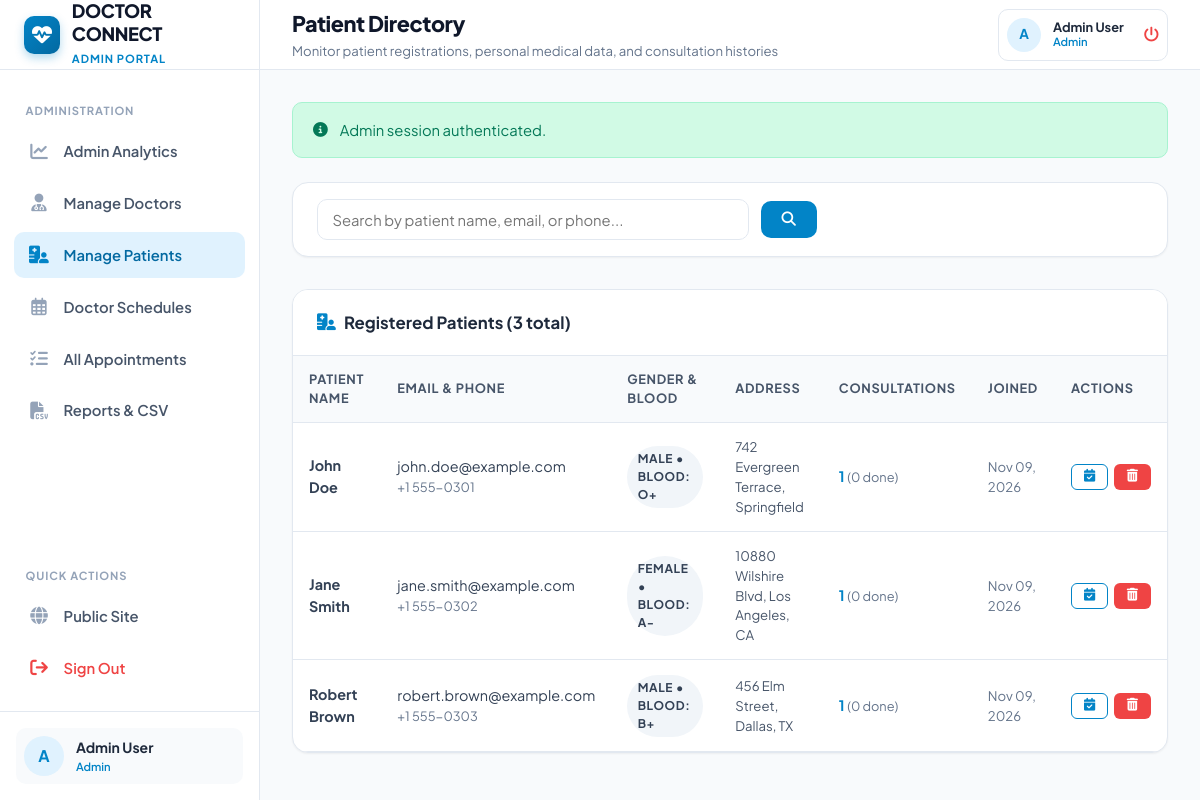
Screenshot of /admin/patients.php (signed in) with the database file from the repository.
### tables this page shows
CREATE TABLE `users` (
  `id` INT AUTO_INCREMENT PRIMARY KEY,
  `name` VARCHAR(100) NOT NULL,
  `email` VARCHAR(150) NOT NULL UNIQUE,
  `password` VARCHAR(255) NOT NULL,
  `role` ENUM('patient', 'doctor', 'admin') NOT NULL DEFAULT 'patient',
  `phone` VARCHAR(30) NULL,
  `gender` ENUM('male', 'female', 'other') DEFAULT 'male',
  `date_of_birth` DATE NULL,
  `blood_group` VARCHAR(10) NULL,
  `address` TEXT NULL,
  `profile_image` VARCHAR(255) NULL,
  `created_at` TIMESTAMP DEFAULT CURRENT_TIMESTAMP,
  `updated_at` TIMESTAMP DEFAULT CURRENT_TIMESTAMP ON UPDATE CURRENT_TIMESTAMP,
  INDEX `idx_user_role` (`role`),
  INDEX `idx_user_email` (`email`)
);

### includes/functions.php (called while the page is built, shortened)
<?php
function sanitize_input(?string $data): string
{
    return htmlspecialchars(trim($data), ENT_QUOTES, 'UTF-8');
}
function e(?string $data): string
{
    return htmlspecialchars((string) ($data ?? ''), ENT_QUOTES, 'UTF-8');
}
function format_date(?string $dateStr): string
{
    return date('M d, Y', strtotime($dateStr));
}

### admin/patients.php (the view, shortened to what this page needs)
<?php
$pdo = get_db_connection();
$search = sanitize_input($_GET['search'] ?? '');
$sql = "SELECT u.*,
        COUNT(a.id) AS total_appointments,
        SUM(CASE WHEN a.status = 'completed' THEN 1 ELSE 0 END) AS completed_appointments
        FROM users u
        LEFT JOIN appointments a ON u.id = a.patient_id
        WHERE u.role = 'patient'";
$params = [];
$sql .= " GROUP BY u.id ORDER BY u.created_at DESC";
$stmt = $pdo->prepare($sql);
$stmt->execute($params);
$patients = $stmt->fetchAll();
require_once __DIR__ . '/../includes/header.php';
?>
<div class="card" style="margin-bottom: 2rem;">
    <div class="card-body" style="padding: 1rem 1.5rem;">
        <form method="GET" action="patients.php" style="display: flex; gap: 0.75rem; align-items: center; max-width: 500px;">
            <input type="text" name="search" class="form-control" placeholder="Search by patient name, email, or phone..." value="<?= e($search); ?>">
            <button type="submit" class="btn btn-primary"><i class="fa-solid fa-magnifying-glass"></i></button>
        </form>
    </div>
</div>
<div class="card">
    <div class="card-header">
        <div class="card-title">
            <i class="fa-solid fa-hospital-user" style="color: var(--primary);"></i>
            Registered Patients (<?= count($patients); ?> total)
        </div>
    </div>
    <div class="table-responsive">
        <table class="table">
            <thead>
                <tr>
                    <th>Patient Name</th>
                    <th>Email & Phone</th>
                    <th>Gender & Blood</th>
                    <th>Address</th>
                    <th>Consultations</th>
                    <th>Joined</th>
                    <th>Actions</th>
                </tr>
            </thead>
            <tbody>
                <?php if (empty($patients)): ?>
                    <tr><td colspan="7" style="text-align: center; padding: 2.5rem; color: var(--slate-400);">No patients found.</td></tr>
                <?php else: ?>
                    <?php foreach ($patients as $p): ?>
                        <tr>
                            <td>
                                <strong><?= e($p['name']); ?></strong>
                            </td>
                            <td>
                                <div><?= e($p['email']); ?></div>
                                <div style="font-size: 0.8rem; color: var(--slate-500);"><?= e($p['phone'] ?: 'No phone'); ?></div>
                            </td>
                            <td>
                                <span class="badge" style="background: var(--slate-100); color: var(--slate-700);">
                                    <?= ucfirst(e($p['gender'])); ?> &bull; Blood: <?= e($p['blood_group'] ?: 'N/A'); ?>
                                </span>
                            </td>
                            <td style="max-width: 200px; font-size: 0.825rem; color: var(--slate-600);" class="text-truncate">
                                <?= e($p['address'] ?: 'Not provided'); ?>
                            </td>
                            <td>
                                <strong style="color: var(--primary);"><?= (int)$p['total_appointments']; ?></strong>
                                <span style="font-size: 0.8rem; color: var(--slate-500);">(<?= (int)$p['completed_appointments']; ?> done)</span>
                            </td>
                            <td style="font-size: 0.825rem; color: var(--slate-500);"><?= format_date($p['created_at']); ?></td>
                            <td>
                                <div style="display: flex; gap: 0.35rem;">
                                    <a href="appointments.php?patient_id=<?= $p['id']; ?>" class="btn btn-outline btn-sm" title="View Appointments">
                                        <i class="fa-solid fa-calendar-check"></i>
                                    </a>
                                    <form method="POST" action="patients.php" style="display: inline;" onsubmit="return confirm('Delete patient <?= e($p['name']); ?>? All their appointment bookings will be removed.')">
                                        <button type="submit" class="btn btn-danger btn-sm" title="Delete Patient">
                                            <i class="fa-solid fa-trash-can"></i>
                                        </button>
                                    </form>
                                </div>
                            </td>
                        </tr>
                    <?php endforeach; ?>
                <?php endif; ?>
            </tbody>
        </table>
    </div>
</div>
<?php require_once __DIR__ . '/../includes/footer.php'; ?>

### assets/css/style.css (style rules this page uses)
:root { --primary: #0284c7; --primary-dark: #0369a1; --primary-light: #e0f2fe; --primary-subtle: #f0f9ff; --primary-gradient: linear-gradient(135deg, #0284c7 0%, #0369a1 100%); --primary-accent: #38bdf8; --success: #10b981; --success-light: #d1fae5; --success-dark: #047857; --warning: #f59e0b; --warning-light: #fef3c7; --warning-dark: #b45309; --danger: #ef4444; --danger-light: #fee2e2; --danger-dark: #b91c1c; --info: #3b82f6; --info-light: #dbeafe; --slate-900: #0f172a; --slate-800: #1e293b; --slate-700: #334155; --slate-600: #475569; --slate-500: #64748b; --slate-400: #94a3b8; --slate-300: #cbd5e1; --slate-200: #e2e8f0; --slate-100: #f1f5f9; --slate-50: #f8fafc; --bg-main: #f8fafc; --card-bg: #ffffff; --border-color: #e2e8f0; --text-main: #1e293b; --text-muted: #64748b; --sidebar-width: 260px; --header-height: 70px; --radius-sm: 6px; --radius-md: 10px; --radius-lg: 16px; --radius-full: 9999px; --shadow-sm: 0 1px 2px 0 rgba(0, 0, 0, 0.05); --shadow-md: 0 4px 6px -1px rgba(0, 0, 0, 0.08), 0 2px 4px -2px rgba(0, 0, 0, 0.05); --shadow-lg: 0 10px 15px -3px rgba(0, 0, 0, 0.08), 0 4px 6px -4px rgba(0, 0, 0, 0.04); --shadow-xl: 0 20px 25px -5px rgba(0, 0, 0, 0.1), 0 8px 10px -6px rgba(0, 0, 0, 0.05); --transition: all 0.2s cubic-bezier(0.4, 0, 0.2, 1); }
*, *::before, *::after { box-sizing: border-box; margin: 0; padding: 0; }
body { font-family: 'Plus Jakarta Sans', system-ui, -apple-system, sans-serif; background-color: var(--bg-main); color: var(--text-main); line-height: 1.5; -webkit-font-smoothing: antialiased; }
a { color: var(--primary); text-decoration: none; transition: var(--transition); }
.card { background: var(--card-bg); border: 1px solid var(--border-color); border-radius: var(--radius-lg); box-shadow: var(--shadow-sm); overflow: hidden; transition: var(--transition); }
.card-header { padding: 1.25rem 1.5rem; border-bottom: 1px solid var(--border-color); display: flex; align-items: center; justify-content: space-between; background: #ffffff; }
.card-title { font-size: 1.05rem; font-weight: 700; color: var(--slate-800); display: flex; align-items: center; gap: 0.5rem; }
.card-body { padding: 1.5rem; }
.btn { display: inline-flex; align-items: center; gap: 0.5rem; font-family: inherit; font-weight: 600; font-size: 0.9rem; padding: 0.625rem 1.25rem; border-radius: var(--radius-md); border: 1px solid transparent; cursor: pointer; transition: var(--transition); text-align: center; line-height: 1.2; }
.btn-primary { background: var(--primary); color: #ffffff; }
.btn-danger { background: var(--danger); color: #ffffff; }
.btn-outline { background: transparent; color: var(--primary); border-color: var(--primary); }
.btn-sm { padding: 0.35rem 0.75rem; font-size: 0.8rem; border-radius: var(--radius-sm); }
.form-control, .form-select { width: 100%; padding: 0.65rem 0.9rem; font-family: inherit; font-size: 0.925rem; color: var(--slate-800); background-color: #ffffff; border: 1px solid var(--border-color); border-radius: var(--radius-md); outline: none; transition: var(--transition); }
.badge { display: inline-flex; align-items: center; gap: 0.35rem; padding: 0.25rem 0.65rem; border-radius: var(--radius-full); font-size: 0.75rem; font-weight: 700; text-transform: uppercase; letter-spacing: 0.05em; }
.table-responsive { width: 100%; overflow-x: auto; }
.table { width: 100%; border-collapse: collapse; font-size: 0.9rem; text-align: left; }
.table th { background: var(--slate-50); padding: 0.85rem 1rem; font-weight: 700; color: var(--slate-600); border-bottom: 1px solid var(--border-color); font-size: 0.8rem; text-transform: uppercase; letter-spacing: 0.05em; }
.table td { padding: 0.9rem 1rem; border-bottom: 1px solid var(--border-color); color: var(--slate-700); vertical-align: middle; }

### rows the page displays
users: name "John Doe", email "john.doe@example.com", phone "+1 555-0301", gender "MALE", blood_group "O+", address "742 Evergreen Terrace, Springfield", total_appointments "1", completed_appointments "0", created_at "Nov 09, 2026"
users: name "Jane Smith", email "jane.smith@example.com", phone "+1 555-0302", gender "FEMALE", blood_group "A-", address "10880 Wilshire Blvd, Los Angeles, CA", total_appointments "1", completed_appointments "0", created_at "Nov 09, 2026"
users: name "Robert Brown", email "robert.brown@example.com", phone "+1 555-0303", gender "MALE", blood_group "B+", address "456 Elm Street, Dallas, TX", total_appointments "1", completed_appointments "0", created_at "Nov 09, 2026"

### other values shown
$currentRole "ADMIN"
substr($currentUser['name'] ?? 'U', 0, 1) "A"
$currentUser['name'] "Admin User"
$currentRole "Admin"
$pageTitle "Patient Directory"
$pageSubtitle "Monitor patient registrations, personal medical data, and consultation histories"
$currentUser['role'] "Admin"
$flash['message'] "Admin session authenticated."
count($patients) "3"
